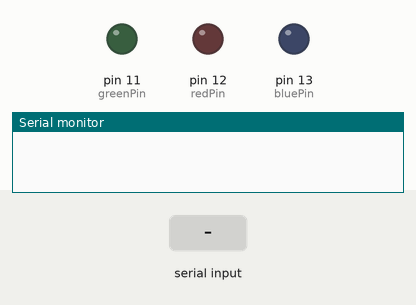
The sketch below on a simulated Arduino Uno, built with avr-gcc and run on an emulated ATmega328P. On the bench: output pins drawn as LEDs (lit = HIGH), the last lines printed to the serial monitor. The test bench sets the inputs (shaded band).

Above: at 1.2 s.
1.3 s: "1" received over Serial
At 2.4 s:
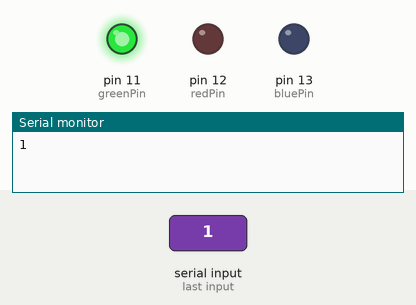
2.8 s: "2" received over Serial
At 3.5 s:
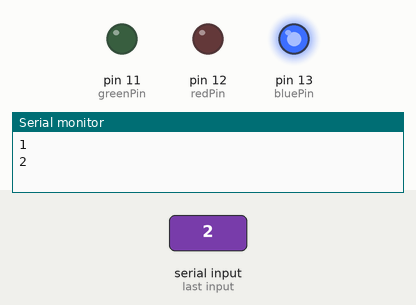
4.3 s: "0" received over Serial
At 4.6 s:
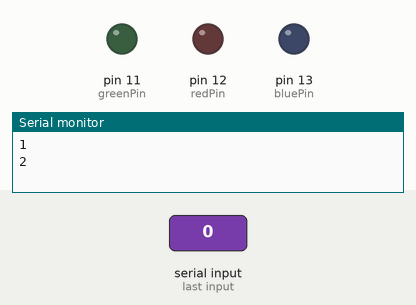
Timing chart, 0 to 7.3 s (numbered marks = the images above; inputs shaded):
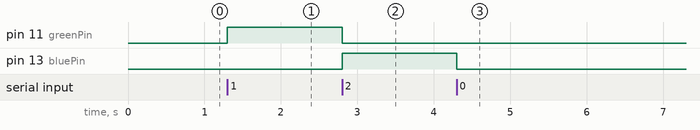

Measured:
- after the input at 1.3 s, pin 11 (greenPin): LOW → HIGH at once
- after the input at 2.8 s, pin 11 (greenPin): HIGH → LOW at once; pin 13 (bluePin): LOW → HIGH at once
- after the input at 4.3 s, pin 13 (bluePin): HIGH → LOW at once

The sketch:

QRcode_ino.ino
```cpp
int redPin = 12;
int greenPin = 11;
int bluePin = 13;
int GND = 10;

void setup() {
  Serial.begin(9600);
  pinMode(redPin, OUTPUT);
  pinMode(greenPin, OUTPUT);
  pinMode(bluePin, OUTPUT);
  pinMode(GND, OUTPUT);
  digitalWrite(GND,0);
}

void loop() {
  if (Serial.available() > 0) {
    char inChar = Serial.read();
    if (inChar == '1') {
      Serial.println(inChar);
      setColor(0, 255, 0); // green
    }
    else if (inChar == '2') {
      Serial.println(inChar);
      setColor(0, 0, 255); // blue
    }
    else {
      setColor(0, 0, 0); // off
    }
  }
}

void setColor(int red, int green, int blue) {
  analogWrite(redPin, red);
  analogWrite(greenPin, green);
  analogWrite(bluePin, blue);
}
```
